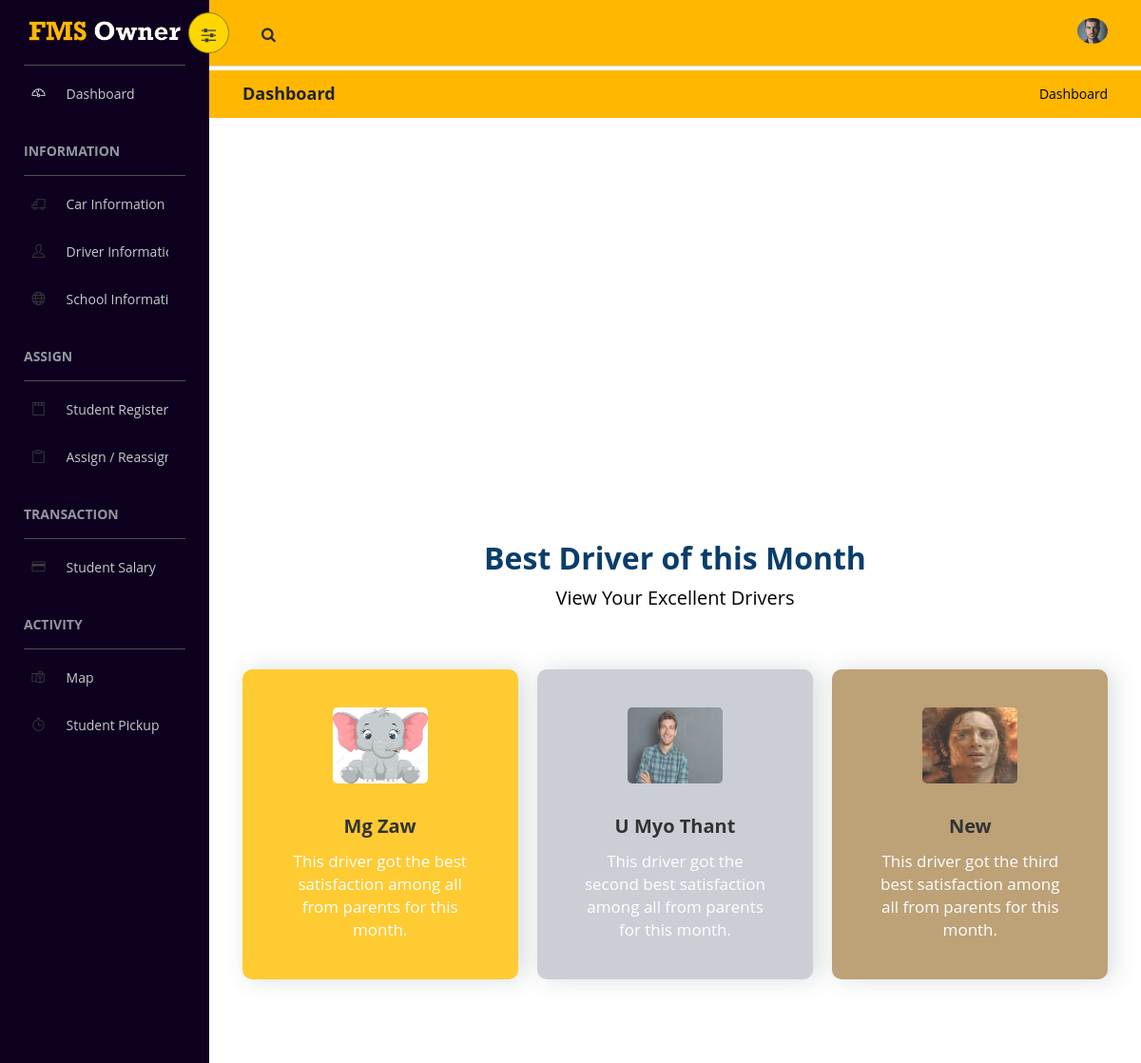
Page /Project/owner.php (signed in) on the committed database.
### tables this page shows
CREATE TABLE `owner` (
  `Id` int(11) NOT NULL,
  `OName` varchar(250) NOT NULL,
  `Email` varchar(250) NOT NULL,
  `NRC` varchar(250) NOT NULL,
  `DateOfBirth` varchar(250) NOT NULL,
  `PhoneNo` varchar(250) NOT NULL,
  `Address` varchar(250) DEFAULT NULL,
  `OPassword` varchar(250) NOT NULL,
  `Photo` varchar(250) DEFAULT NULL,
  `Oforgotidentity` varchar(250) DEFAULT NULL,
  `Ocreated` datetime NOT NULL,
  `Omodified` datetime(6) NOT NULL
);

CREATE TABLE `driver` (
  `DId` int(11) NOT NULL,
  `DName` varchar(250) NOT NULL,
  `Email` varchar(250) NOT NULL,
  `NRC` varchar(250) NOT NULL,
  `LicenseNo` varchar(250) NOT NULL,
  `YearOfExp` int(11) DEFAULT NULL,
  `DateOfBirth` varchar(250) NOT NULL,
  `PhoneNo` varchar(250) NOT NULL,
  `Address` varchar(250) DEFAULT NULL,
  `Photo` varchar(250) DEFAULT NULL,
  `AverageRating` float NOT NULL,
  `DPassword` varchar(250) NOT NULL,
  `Dforgotidentity` varchar(250) DEFAULT NULL,
  `Dcreated` datetime NOT NULL,
  `Dmodified` datetime NOT NULL
);

### Project/owner.php (the view, shortened to what this page needs)
<?php
$ownerid = $_SESSION['ownerid'];
include("confs/config.php");
$ownerprofile = mysqli_query($conn, "SELECT * from owner where Id='$ownerid'");
$rowprofile = mysqli_fetch_assoc($ownerprofile);
$driver = mysqli_query($conn,"SELECT distinct DId from assign where Id='$ownerid' ");
while($driverR = mysqli_fetch_assoc($driver))
{   $Totalrating = 0;
    $Totalvoting = 0;
    $AverageRating = 0;
    $did     = $driverR['DId'];
    $assignInDriver = mysqli_query($conn,"SELECT * from assign where DId='$did' ");
    while($noofassign = mysqli_fetch_assoc($assignInDriver))
    {
        $sid = $noofassign['SId'];
        $subid = $noofassign['SubId'];
        $student1 =  mysqli_query($conn,"SELECT sum(Rating) as R from student where SId='$sid' and SubId='$subid'");
        $studentR = mysqli_fetch_assoc($student1);
        $ratingforassign = $studentR['R'];
        $Totalrating += $ratingforassign;
        $student2 = mysqli_query($conn,"SELECT * from student where SId='$sid' and SubId='$subid'");
        $noofstudent  = mysqli_num_rows($student2);
        $Totalvoting += $noofstudent;
    }
    if($Totalvoting == 0)
        $AverageRating = 0;
    else
        $AverageRating = $Totalrating/$Totalvoting;
    mysqli_query($conn,"UPDATE driver set AverageRating='$AverageRating' where DId='$did' ");
}
?>
<!doctype html>
<html class="no-js" lang="en">
<head>
    <link href="lib/ssi-modal/dist/ssi-modal/styles/ssi-modal.min.css" rel="stylesheet"/>
    <link rel="stylesheet" href="vendorhomepage/bootstrap/dist/css/bootstrap.min.css">
    <link rel="stylesheet" type="text/css" href="css/driver_db.css">
    <link rel="stylesheet" href="vendorhomepage/font-awesome/css/font-awesome.min.css">
    <link rel="stylesheet" href="vendorhomepage/themify-icons/css/themify-icons.css">
    <link rel="stylesheet" href="css/stylehome.css">
    <link rel="stylesheet" type="text/css" href="css/animate.css">
    <link rel="stylesheet" type="text/css" href="css/modify.css">
    <link rel="stylesheet" type="text/css" href="css/carinfo.css">
    <link href="css/fmsprofile.css" media="all" rel="stylesheet" type="text/css">
    <link href="css/prism.css" media="all" rel="stylesheet" type="text/css">
    <link href="css/lity.css" rel="stylesheet" />
</head>
<body>
    <aside id="left-panel" class="left-panel">
        <nav class="navbar navbar-expand-sm navbar-default">
            <div class="navbar-header">
                <a class="navbar-brand" href="owner.php"><img src="images/logo.png" alt="Logo"></a>
            </div>
            <div id="main-menu" class="main-menu collapse navbar-collapse">
                <ul class="nav navbar-nav">
                    <li class="active animated bounceInLeft">
                        <form class="hovform" method="post" action="owner.php">
                            <i class="menu-icon ti-dashboard">
                                <input type="submit" name="submitdashboard" value="Dashboard">
                            </i>
                        </form>
                    </li>
                    <h3 class="menu-title animated slideInUp">Information</h3>
                    <li class="menu-item-has-children dropdown">
                    <li class="animated bounceInLeft">
                        <form class="hovform" method="post" action="carinfo.php">
                            <i class="menu-icon ti-truck">
                                <input type="submit" name="submitcarinfo" value="Car Information">
                            </i>
                        </form>
                    </li>
                    <li class="animated bounceInLeft">
                        <form class="hovform" method="post" action="driverinfo.php">
                            <i class="menu-icon ti-user">
                                <input type="submit" name="submitdriverinfo" value="Driver Information">
                            </i>
                        </form>
                    </li>
                    <li class="animated bounceInLeft">
                        <form class="hovform" method="post" action="schoolinfo.php">
                            <i class="menu-icon ti-world">
                                <input type="submit" name="submitschoolinfo" value="School Information">
                            </i>
                        </form>
                    </li>
                    <h3 class="menu-title animated slideInUp">Assign</h3>
                    <li class="animated bounceInLeft">
                        <form class="hovform" method="post" action="studentregister.php">
                            <i class="menu-icon ti-notepad">&nbsp;<input type="submit" name="submitstudentregister" value="Student Register"> </i>
                        </form>
                    </li>
                    <li class="animated bounceInLeft">
                        <form class="hovform" method="post" action="assign.php">
                            <i class="menu-icon ti-clipboard">
                                <input type="submit" name="submitassign" value="Assign / Reassign">
                            </i>
                        </form>
                    </li>
                    <h3 class="menu-title animated slideInUp">Transaction</h3>
                    <li class="animated bounceInLeft">
                        <form class="hovform" method="post" action="studentsalary.php">
                            <i class="menu-icon ti-credit-card">
                                <input type="submit" name="submitstudentsalary" value="Student Salary">
                            </i>
                        </form>
                    </li>
                    <h3 class="menu-title animated slideInUp">Activity</h3>
                    <li class="animated bounceInLeft">
                        <form class="hovform" method="post" action="omapSchool.php">
                            <i class="menu-icon ti-map-alt">&nbsp;<input type="submit" name="submitmap" value="Map"></i>
                        </form>
                    </li>
                    <li class="animated bounceInLeft">
                        <form class="hovform" method="post" action="pickup.php">
                            <i class="menu-icon ti-timer">&nbsp;<input type="submit" name="submitpickup" value="Student Pickup"></i>
                        </form>
                    </li>
                </ul>
            </div>
        </nav>
    </aside>
    <div id="right-panel" class="right-panel">
        <header id="header" class="header">
            <div class="header-menu">
                <div class="col-sm-7">
                    <a id="menuToggle" class="menutoggle pull-left"><i class="fa fa-sliders"></i></a>
                    <div class="header-left">
                        <button class="search-trigger"><i class="fa fa-search"></i></button>
                    </div>
                </div>
                <div class="col-sm-5">
                    <div class="user-area dropdown float-right">
                        <a class="dropdown-toggle" data-toggle="dropdown" aria-haspopup="true" aria-expanded="false">
                            <img class="user-avatar rounded-circle" src="<?php echo $rowprofile['Photo'];?>" alt="User Avatar">
                        </a>
                    </div>
                </div>
            </div>
        </header>
        <div class="breadcrumbs">
            <div class="col-sm-4">
                <div class="page-header float-left">
                    <div class="page-title">
                        <h1>Dashboard</h1>
                    </div>
                </div>
            </div>
            <div class="col-sm-8">
                <div class="page-header float-right">
                    <div class="page-title">
                        <ol class="breadcrumb text-right">
                            <li class="active">Dashboard</li>
                        </ol>
                    </div>
                </div>
            </div>
        </div>
        <div class="content mt-3" style="height: 1000px;">
            <div id="chartContainer" style="height: 370px; width: 100%;"></div>
                    <div class="features clearfix">
                        <div class="containerd">
                            <div class="rowd">
                                <div class="columns ten centered">
                                    <h2>Best Driver of this Month</h2>
                                    <span class="titlespandriver" style="margin-top: 10px;">View Your Excellent Drivers</span>
                                </div>
                            </div>
                            <div class="rowd">
            <?php
                if($test = mysqli_query($conn," SELECT * from driver where DId in (SELECT DId from assign where Id='$ownerid') order by AverageRating desc limit 3 "))
                {
                }
                else
                {
                    echo mysqli_error($conn);
                }
                $count = 0;
                $colors = array('#ffbf00','#bec2cb','#AD8A56');
                $words  = array('This driver got the best satisfaction among all from parents for this month.','This driver got the second best satisfaction among all from parents for this month.','This driver got the third best satisfaction among all from parents for this month.');
                while($testresult = mysqli_fetch_assoc($test))
                    {
            ?>
                            <div class="columns four" style="float:left">
                                <section style="background:<?php echo $colors[$count] ?>;">
                                      <div >
                                        <img style="width:100px; height:80px; border-radius: 5px;" src="<?php echo $testresult['Photo']; ?>" alt="" >
                                      </div>
                                      <b><?php echo $testresult['DName']; ?> </b>
                                      <p><?php echo $words[$count]; ?> </p>
                                </section>
                            </div>
<?php
    $count++;
    }
?>
                            </div>
                        </div>
                    </div>
        </div>
    </div>
</body>
</html>

### Project/css/driver_db.css (style rules this page uses)
.column,.columns,.header.stickynav,body,h1,sub,sup { position:relative }
.clear::after,.clearfix:after, ow::after,.slick-track:after,hr { clear:both }
button,hr,input { overflow:visible }
html { font-family:sans-serif;-ms-text-size-adjust:100%;-webkit-text-size-adjust:100% }
article,aside,details,figcaption,figure,footer,header,main,menu,nav,section,summary { display:block }
a { background-color:transparent;-webkit-text-decoration-skip:objects }
img { border-style:none;height:auto }
button,input,select,textarea { font:inherit;margin:0 }
button ,select { text-transform:none }
[type=reset],[type=submit],button, html [type=button] { -webkit-appearance:button }
html { font-size:62.5% }
a img { border:none }
a,p a,p a:visited { line-height:inherit }
.text-right { text-align:right }
.text-center,h2 { text-align:center }
blockquote,body,dd,div,dl,dt,form,h1,h2,h3,h4,h5,h6,li,ol,p,pre,td,th,ul { direction:ltr;font-size:14px;margin:0;padding:0 }
p { font-family:inherit;font-size:14px;font-weight:400;line-height:1.6 }
h1,h2,h3,h4,h5,h6 { color:#222;font-family:"Helvetica Neue",Helvetica,Helvetica,Arial,sans-serif; font-style:normal;font-weight:700;line-height:1.1; margin-bottom:14px;margin-top:14px;text-rendering:optimizelegibility }
body,h1, h2 { font-family:'Open Sans',Helvetica,Arial,Sans serif }
h1 { font-size:44px }
h3 { font-size:27px }
.phone,b,code,h2,strong { font-weight:700 }
b,em,i,small,strong { line-height:inherit }
em,i { font-style:italic }
dl,ol,ul { font-size:14px;line-height:1.6;list-style-position:outside }
ol { margin-left:20px }
.rowd { margin:0 auto;min-width:768px;width:98% }
.column,.columns { float:left;min-height:1px;padding:0 15px }
.column.centered,.columns.centered { float:none;margin:0 auto }
[class*=column]+[class*=column]:last-child { float:right }
.four,.rowd .four { width:33.3333% }
.rowd .ten, .ten { width:83.3333% }
embed,img,object { max-width:100% }
.clear::after,.clear::before,.rowd::after,.rowd::before { content:" ";display:table }
.clearfix:after,.clearfix:before { content:" ";display:table }
body,html { width:100%;margin:0;padding:0;background:#fff;min-width:320px;overflow-x:hidden }
h2 { display:block;margin-bottom:40px;font-size:32px }
.header { padding:37px 0;min-width:320px }
.header img { width:180px }
.features,.features section { text-align:center;background:#fff }
.containerd { max-width:1200px;margin:0 auto }
.features { padding:60px 0 }
.features h2 { color:#093d6c }
.features .columns { padding:0 10px }
.features section { padding:40px 0;box-shadow:6px 0 25px rgba(99,117,123,.3);height:340px }
.features section img { display:block;height:85px;margin:0 auto;max-width:70% }
.features section b { display:block;clear:both;width:70%;margin:30px auto 0;color:#116bb7;font-size:18px;font-weight:700 }
.features section p { display:block;width:70%;margin:10px auto 0;font-size:13px;color:#08365d }
@media only screen and (max-width:1200px) { .features section { height:auto } }
.rowd section { cursor: pointer; opacity: 0.8; border-radius: 10px; }
.rowd section p { color:#fff; font-size: 17px; }
.rowd section b { color:black; font-size: 20px; }
.titlespandriver { font-size: 20px; color: black; display: block; margin-top: -40px; margin-bottom: 60px; }

### Project/css/modify.css (style rules this page uses)
.navbar .navbar-nav li form input[type='submit'] { border:none; box-shadow: none; background: none !important; color: #c8c9ce !important; display: inline-block; font-family: 'Open Sans'; font-size: 14px; line-height: 30px; padding: 10px 0; position: relative; width: 70%; text-align: left; margin-left:15px; }
.navbar .navbar-nav li form { padding-top: 10px; }
aside.left-panel .navbar .navbar-nav li form input[type='submit'] { padding: 5px 0; }
body { color: #3f3f3f; overflow:hidden; }

### Project/css/carinfo.css (style rules this page uses)
.centered { margin: 0px auto; }
.dropdown { position: relative; z-index: 9999; }
form { width: 90%; margin: 0px auto; }
.content { overflow-y: scroll; height:800px; }

### rows in the picture
owner: Photo (picture)
driver: Photo (picture), DName "Mg Zaw", count "This driver got the best satisfaction among all from parents for this month."
driver: Photo (picture), DName "U Myo Thant", count "This driver got the second best satisfaction among all from parents for this month."
driver: Photo (picture), DName "New", count "This driver got the third best satisfaction among all from parents for this month."
